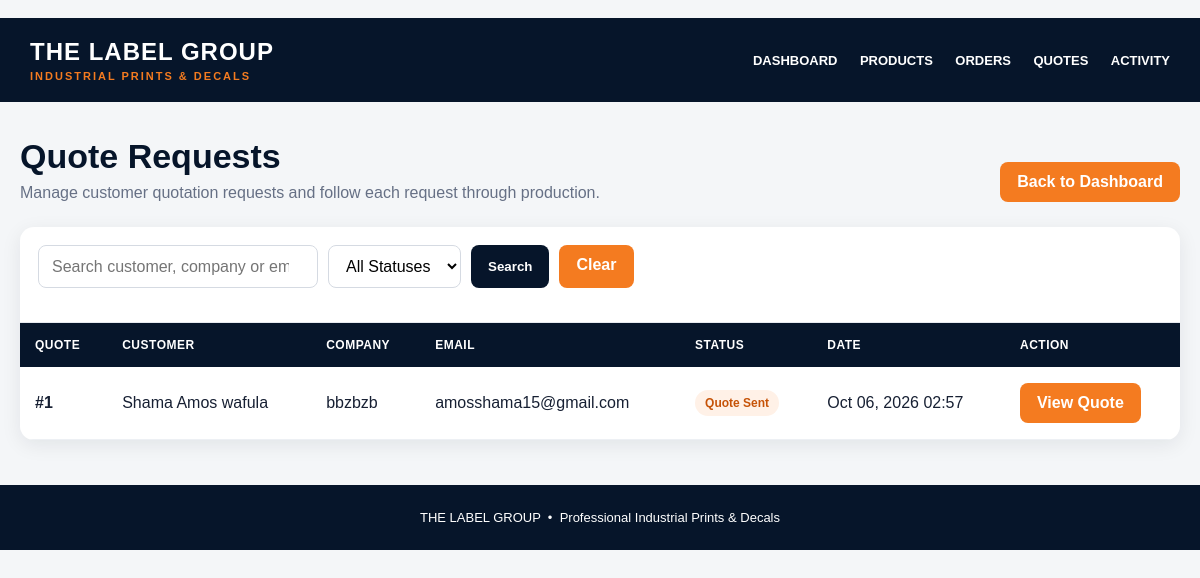
The page /staff/quotes/ (signed in) on the database its author committed.
### products/models.py (models this page shows, shortened)
class QuoteRequest(models.Model):
    STATUS_CHOICES = [
        ("new", "New"),
        ("reviewing", "Being Reviewed"),
        ("quoted", "Quote Sent"),
        ("approved", "Approved"),
        ("in_production", "In Production"),
        ("completed", "Completed"),
        ("cancelled", "Cancelled"),
    ]
    customer_name = models.CharField(
        max_length=200
    )
    company_name = models.CharField(
        max_length=200,
        blank=True
    )
    customer_email = models.EmailField()
    customer_phone = models.CharField(
        max_length=50
    )
    street_address = models.CharField(
        max_length=255,
        blank=True
    )
    address_continued = models.CharField(
        max_length=255,
        blank=True
    )
    city = models.CharField(
        max_length=100,
        blank=True
    )
    state = models.CharField(
        max_length=100,
        blank=True
    )
    postal_code = models.CharField(
        max_length=30,
        blank=True
    )
    country = models.CharField(
        max_length=100,
        blank=True
    )
    requirements = models.TextField(
        blank=True
    )
    uploaded_file = models.FileField(
        upload_to="quote_requests/",
        blank=True,
        null=True
    )
    status = models.CharField(
        max_length=30,
        choices=STATUS_CHOICES,
        default="new"
    )
    staff_notes = models.TextField(
        blank=True
    )
    created_at = models.DateTimeField(
        auto_now_add=True
    )
    updated_at = models.DateTimeField(
        auto_now=True
    )

### staff/views.py (the view, shortened to what this page needs)
    @login_required(login_url="staff_login")
    def wrapper(request, *args, **kwargs):
        if request.user.is_superuser:
            return view_func(request, *args, **kwargs)

### products/context_processors.py (called while the page is built)
def site_settings(request):
    return {"site_settings": SiteSettings.get_settings()}

### products/models.py (called while the page is built)
    @classmethod
    def get_settings(cls):
        obj = cls.objects.first()
        if not obj:
            obj = cls.objects.create(
                company_name="THE LABEL GROUP",
                tagline="INDUSTRIAL PRINTS & DECALS"
            )
        return obj

### staff/views.py (called while the page is built, shortened)
def staff_required(view_func):
    @login_required(login_url="staff_login")
    def wrapper(request, *args, **kwargs):
        if request.user.is_superuser:
            return view_func(request, *args, **kwargs)
    return wrapper

@staff_required
def staff_quotes(request):
    from django.db.models import Q
    from products.models import QuoteRequest
    quotes = QuoteRequest.objects.all().order_by("-pk")
    search = request.GET.get("search", "").strip()
    return render(request, "staff/quotes.html", {
        "quotes": quotes,
        "search_query": search,
    })

### templates/staff/quotes.html (shortened to what this page needs)
﻿<!DOCTYPE html>
<html lang="en">
<head>
</head>
<body>
<header class="header">
<div class="brand">THE LABEL GROUP<span>INDUSTRIAL PRINTS &amp; DECALS</span></div>
<nav class="nav">
<a href="/staff/">DASHBOARD</a>
<a href="/staff/products/">PRODUCTS</a>
<a href="/staff/orders/">ORDERS</a>
<a href="/staff/quotes/">QUOTES</a>
<a href="/staff/activity-log/">ACTIVITY</a>
</nav>
</header>
<main class="container">
<div class="heading">
<div>
<h1>Quote Requests</h1>
<div class="subtitle">Manage customer quotation requests and follow each request through production.</div>
</div>
<a class="btn orange" href="/staff/">Back to Dashboard</a>
</div>
<div class="card">
<div class="toolbar">
<form method="get" style="display:flex;gap:10px;flex-wrap:wrap;width:100%">
<input type="search" name="search" value="{{ search_query|default:'' }}" placeholder="Search customer, company or email...">
<select name="status">
<option value="">All Statuses</option>
</select>
<button class="btn dark" type="submit">Search</button>
<a class="btn orange" href="/staff/quotes/">Clear</a>
</form>
</div>
{% if quotes %}
<table>
<thead>
<tr>
<th>Quote</th>
<th>Customer</th>
<th>Company</th>
<th>Email</th>
<th>Status</th>
<th>Date</th>
<th>Action</th>
</tr>
</thead>
<tbody>
{% for quote in quotes %}
<tr>
<td><strong>#{{ quote.id }}</strong></td>
<td>{{ quote.customer_name }}</td>
<td>{{ quote.company_name|default:"—" }}</td>
<td>{{ quote.customer_email }}</td>
<td><span class="status">{{ quote.get_status_display }}</span></td>
<td>{{ quote.created_at|date:"M d, Y H:i" }}</td>
<td><a class="btn orange" href="{% url 'staff_quote_detail' quote.id %}">View Quote</a></td>
</tr>
{% endfor %}
</tbody>
</table>
{% else %}
<div class="empty">
<h2>No Quote Requests Found</h2>
<p>Customer quotation requests will appear here.</p>
</div>
{% endif %}
</div>
</main>
<footer class="footer">THE LABEL GROUP &nbsp;•&nbsp; Professional Industrial Prints &amp; Decals</footer>
</body>
</html>

### templates/staff/quotes.html (style rules this page uses)
* { box-sizing:border-box }
body { margin:0;font-family:Arial,Helvetica,sans-serif;background:#f4f6f8;color:#172033 }
.header { background:#06152a;color:#fff;padding:20px 30px;display:flex;align-items:center;justify-content:space-between;gap:20px }
.brand { font-size:24px;font-weight:900;letter-spacing:1px }
.brand span { display:block;font-size:11px;color:#f47b20;letter-spacing:2px;margin-top:4px }
.nav a { color:#fff;text-decoration:none;margin-left:18px;font-size:13px;font-weight:700 }
.container { max-width:1250px;margin:35px auto;padding:0 20px }
.heading { display:flex;justify-content:space-between;align-items:end;gap:20px;margin-bottom:25px }
h1 { margin:0;font-size:34px;color:#06152a }
.subtitle { color:#667085;margin-top:8px }
.card { background:#fff;border-radius:14px;box-shadow:0 5px 20px rgba(6,21,42,.08);overflow:hidden }
.toolbar { padding:18px;border-bottom:1px solid #e7eaf0;display:flex;gap:12px;flex-wrap:wrap }
input,select,textarea { font:inherit }
input,select { padding:11px 13px;border:1px solid #d5dae2;border-radius:8px;background:#fff }
input { min-width:280px }
.btn { display:inline-block;padding:11px 17px;border-radius:8px;text-decoration:none;border:0;font-weight:800;cursor:pointer }
.orange { background:#f47b20;color:#fff }
.dark { background:#06152a;color:#fff }
table { width:100%;border-collapse:collapse }
th { background:#06152a;color:#fff;text-align:left;padding:15px;font-size:12px;text-transform:uppercase;letter-spacing:.5px }
td { padding:16px 15px;border-bottom:1px solid #edf0f4;vertical-align:middle }
.status { display:inline-block;padding:6px 10px;border-radius:20px;background:#fff1e7;color:#c65308;font-size:12px;font-weight:800 }
.footer { margin-top:45px;background:#06152a;color:#fff;text-align:center;padding:25px;font-size:13px }

### rows shown on the page
QuoteRequest: id "1", customer_name "Shama Amos wafula", company_name "bbzbzb", customer_email "amosshama15@gmail.com", status "Quote Sent", created_at "Oct 06, 2026 02:57"
